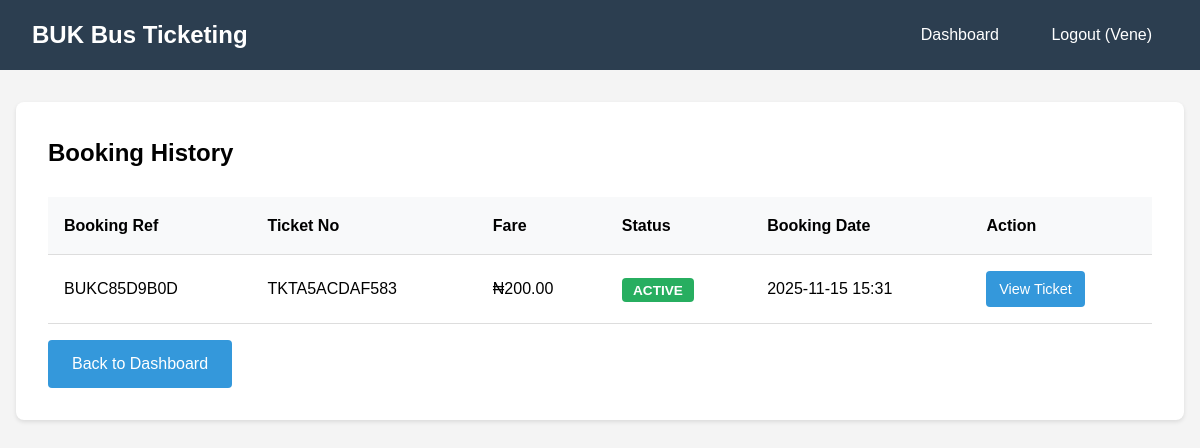
Page /booking/history/ (signed in) on the earlier database version.
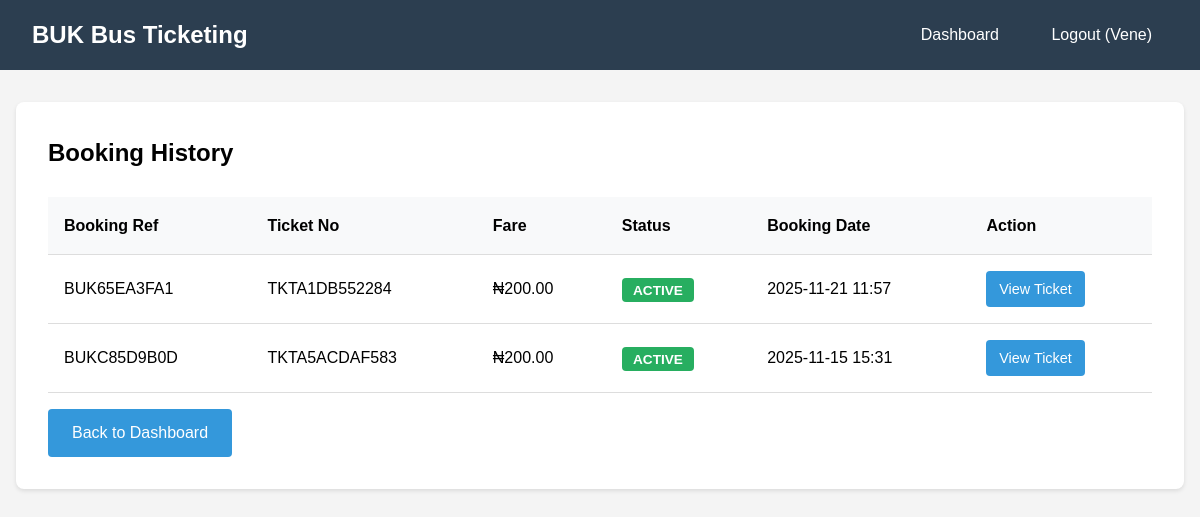
Same page on the later database version.
### tickets/models.py (models this page shows, shortened)
class Booking(models.Model):
    STATUS_CHOICES = (
        ('ACTIVE', 'Active'),
        ('USED', 'Used'),
        ('EXPIRED', 'Expired'),
    )
    user = models.ForeignKey(User, on_delete=models.CASCADE, related_name='bookings')
    booking_reference = models.CharField(max_length=20, unique=True, editable=False)
    ticket_number = models.CharField(max_length=20, unique=True, editable=False)
    fare = models.DecimalField(max_digits=10, decimal_places=2, default=200.00)
    status = models.CharField(max_length=10, choices=STATUS_CHOICES, default='ACTIVE')
    qr_code = models.ImageField(upload_to='qr_codes/', blank=True)
    booking_date = models.DateTimeField(auto_now_add=True)
    used_date = models.DateTimeField(null=True, blank=True)
    class Meta:
        ordering = ['-booking_date']

### tickets/views.py (the view)
# urls.py: path('booking/history/', views.booking_history, name='booking_history'),
@login_required
def booking_history(request):
    bookings = request.user.bookings.all()
    return render(request, 'tickets/booking_history.html', {'bookings': bookings})

### tickets/templates/tickets/booking_history.html
{% extends 'tickets/base.html' %}
{% block content %}
<div class="card">
    <h2 style="margin-bottom: 1.5rem;">Booking History</h2>
    {% if bookings %}
        <table>
            <tr>
                <th>Booking Ref</th>
                <th>Ticket No</th>
                <th>Fare</th>
                <th>Status</th>
                <th>Booking Date</th>
                <th>Action</th>
            </tr>
            {% for booking in bookings %}
            <tr>
                <td>{{ booking.booking_reference }}</td>
                <td>{{ booking.ticket_number }}</td>
                <td>₦{{ booking.fare }}</td>
                <td>
                    {% if booking.status == 'ACTIVE' %}
                        <span class="badge badge-success">{{ booking.status }}</span>
                    {% else %}
                        <span class="badge badge-danger">{{ booking.status }}</span>
                    {% endif %}
                </td>
                <td>{{ booking.booking_date|date:"Y-m-d H:i" }}</td>
                <td><a href="{% url 'tickets:booking_detail' booking.id %}" class="btn" style="padding: 0.4rem 0.8rem; font-size: 0.9rem;">View Ticket</a></td>
            </tr>
            {% endfor %}
        </table>
    {% else %}
        <p>No bookings found.</p>
    {% endif %}
    <a href="{% url 'tickets:dashboard' %}" class="btn" style="margin-top: 1rem;">Back to Dashboard</a>
</div>
{% endblock %}

Differences in the rows shown:
added Booking: booking_reference "BUK65EA3FA1", ticket_number "TKTA1DB552284", fare "200.00", status "ACTIVE", booking_date "2025-11-21 11:57"
